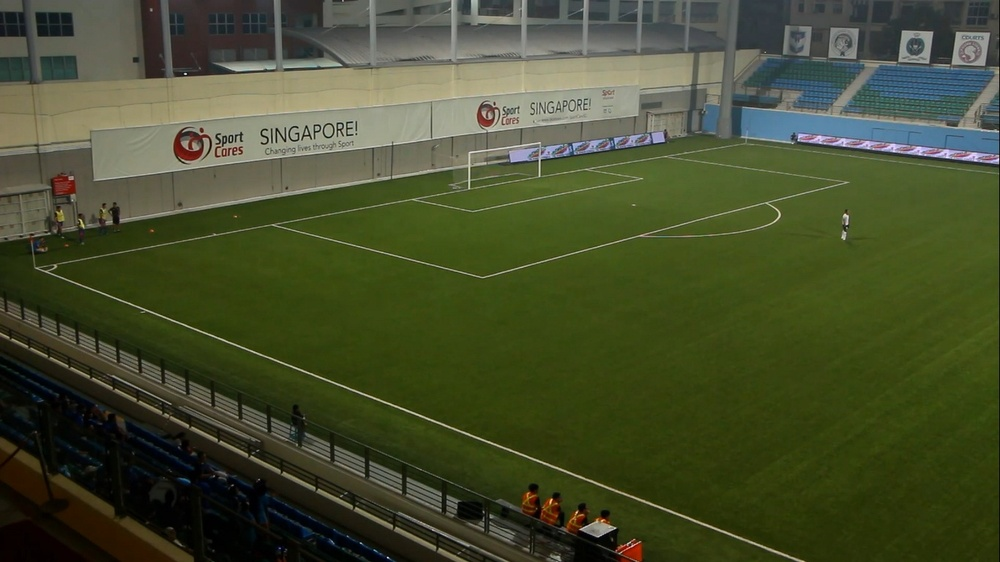
#> input picture Soccer-left.jpg, 1000 x 562 px, shrunk from 1366 x 768 before the run
$ python Harries.py   (Python 2 division)
#> lines starting #> are read from the running program, lines starting #| are printed output that depends on the picture; after the words box and inside, x2 and y2 are one past the last pixel; in counts of white or black regions, pixels touching at a corner belong together; pictures that were not available may be replaced by others from this repository, and a replacement may not be noted
import cv2
import numpy as np
import time
import math


cap = cv2.VideoCapture('football_right.mp4')

start = time.localtime(time.time()).tm_sec
img1=cv2.imread('Soccer-left.jpg')
#> img1 is the input picture: shape (562, 1000, 3); mean B, G, R 45.8, 77.2, 70.1
img2=cv2.imread('Soccer-mid.jpg')
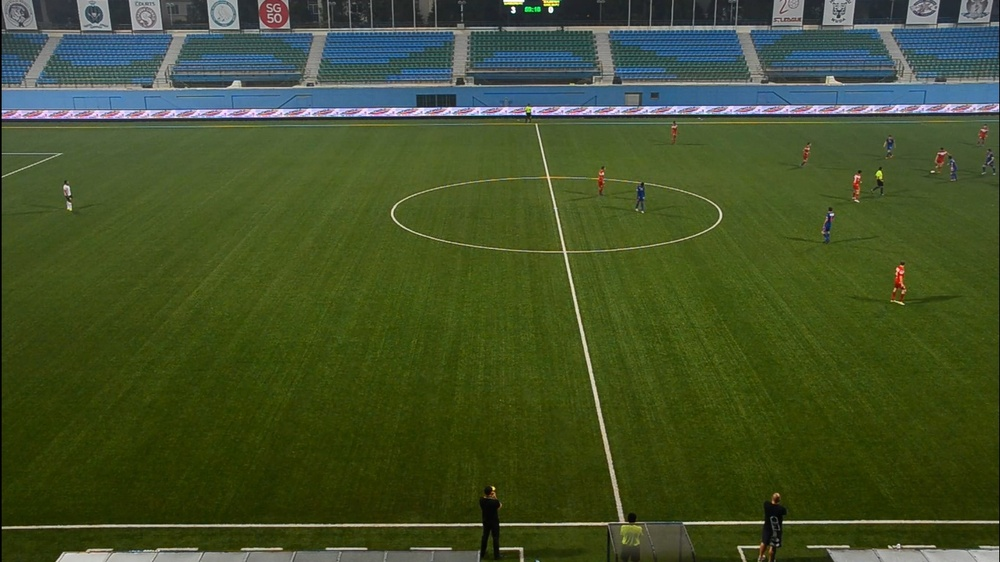
#> input picture Soccer-mid.jpg, 1000 x 562 px, shrunk from 1366 x 768 before the run
#> img2 is the input picture: shape (562, 1000, 3); mean B, G, R 42.9, 81.2, 67.1
img3=cv2.imread('Soccer-right.jpg')
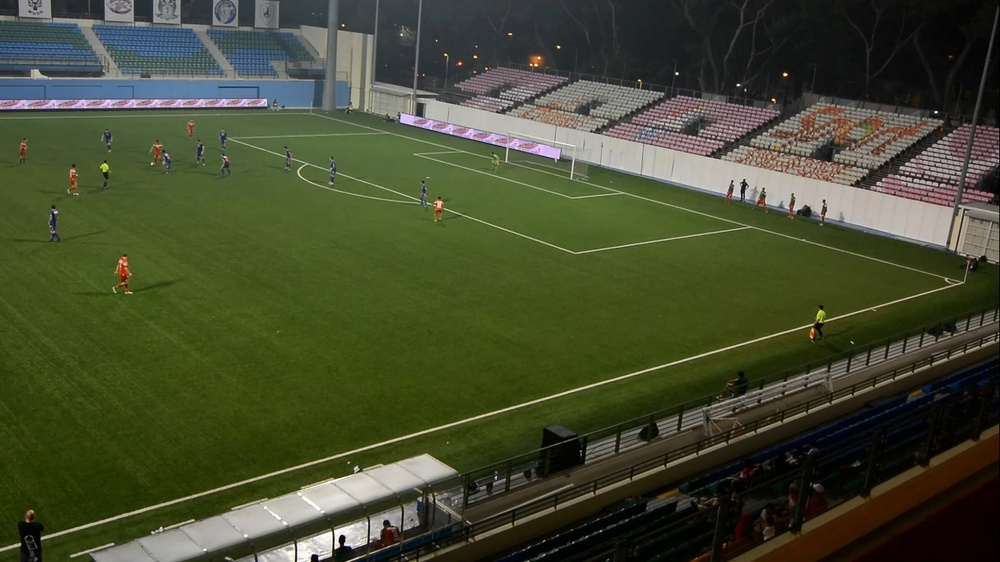
#> input picture Soccer-right.jpg, 1000 x 562 px, shrunk from 1366 x 768 before the run
#> img3 is the input picture: shape (562, 1000, 3); mean B, G, R 48, 74.9, 68.8
print img1.shape
#| (562, 1000, 3)
print img2.shape
#| (562, 1000, 3)
print img3.shape
#| (562, 1000, 3)
while(cap.isOpened()):
    ret, frame = cap.read()
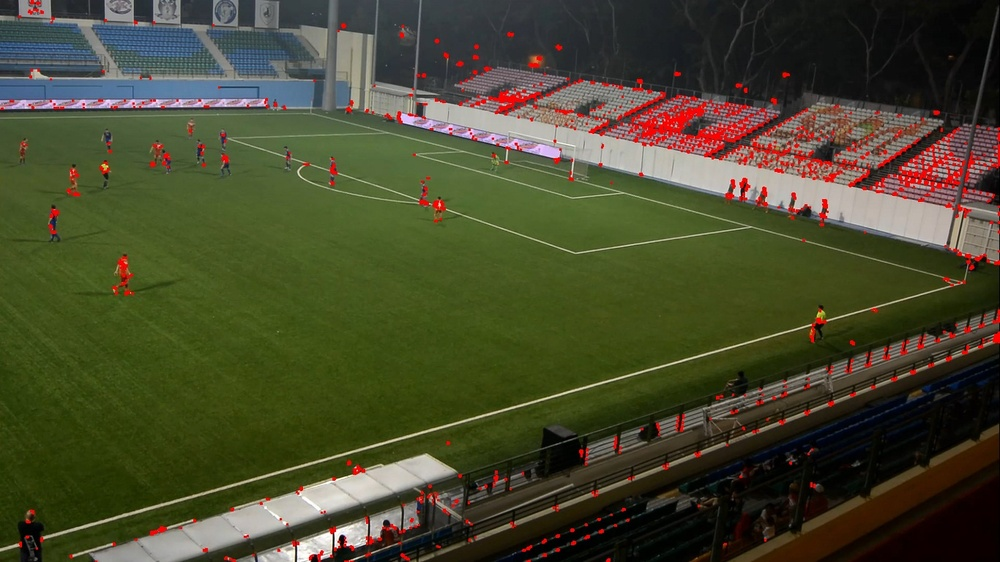
#> input picture 1.jpg, 1000 x 562 px, shrunk from 1366 x 768 before the run, given in place of football_right.mp4, which was not available
#> frame is the input picture: shape (562, 1000, 3); mean B, G, R 45.8, 72.6, 72
    gray = cv2.cvtColor(frame, cv2.COLOR_BGR2GRAY)
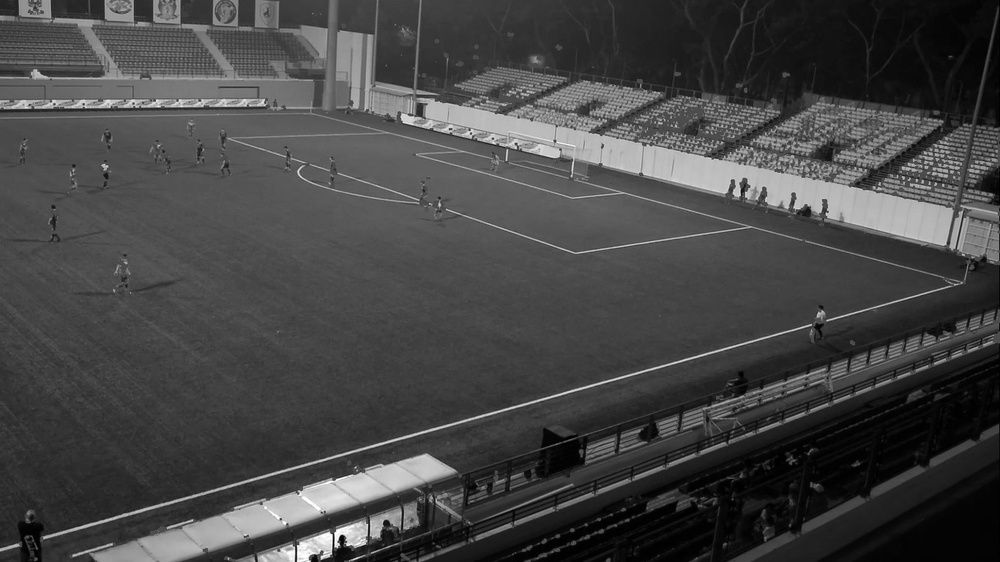
#> gray: shape (562, 1000); min 0, max 255, mean 69.4
    gray = np.float32(gray)
    dst = cv2.cornerHarris(gray,2,3,0.04)
    y=dst

#result is dilated for marking the corners, not important
    dst = cv2.dilate(dst,None)
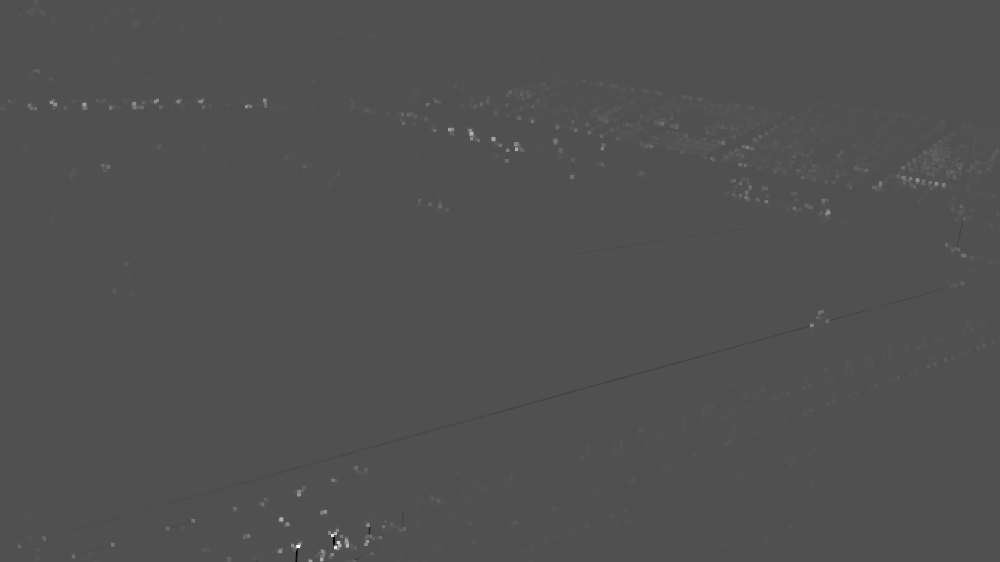
#> dst: shape (562, 1000) float32; min -36666292, max 79555104, mean 156160.6; drawn with min black and max white

# Threshold for an optimal value, it may vary depending on the image.
    frame[dst>0.01*dst.max()]=[0,0,255]
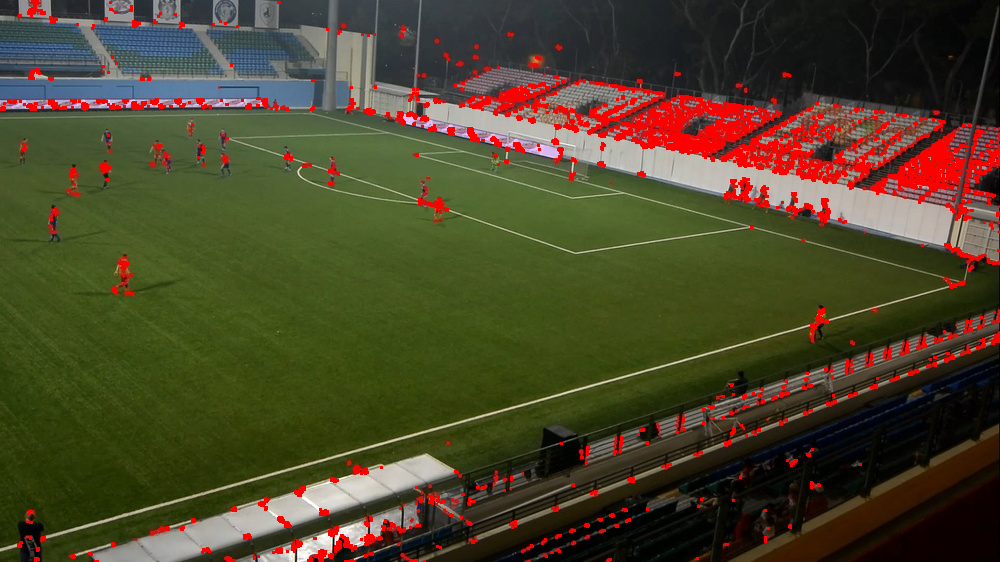
#> frame: shape (562, 1000, 3); 4.05% of pixels changed, all inside (x1, y1, x2, y2) = (0, 0, 1000, 562)

    cv2.imshow('dst',frame)
#cv2.imwrite('3.jpg',img)

    tim_diff=time.localtime(time.time()).tm_sec
    tim_diff=math.fabs(tim_diff-start)

    if cv2.waitKey(1) & 0xFF == 27 or tim_diff>30:
#> (key Esc is pressed here)
        break

print y.shape
#| (562, 1000)

cap.release()
cv2.destroyAllWindows()
